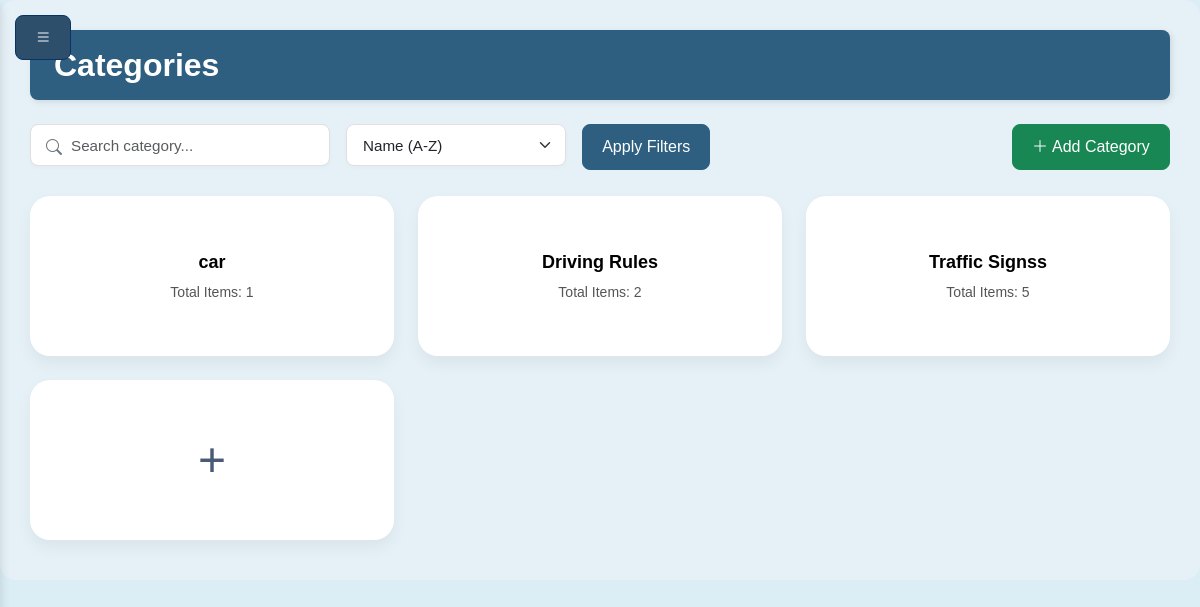
The app's page /categories.php (signed in) with its own data.
### tables this page shows
CREATE TABLE `categories` (
  `id` int(11) NOT NULL,
  `name` varchar(100) NOT NULL,
  `description` text DEFAULT NULL
);

### categories.php (the view, shortened to what this page needs)
<?php
include 'include/db.php';
$search = $_GET['search'] ?? '';
$sort = $_GET['sort'] ?? 'name_asc';
$where = [];
$params = [];
$where_sql = $where ? 'WHERE ' . implode(' AND ', $where) : '';
$sort_options = [
    'name_asc' => 'categories.name ASC',
    'name_desc' => 'categories.name DESC',
    'items_asc' => 'item_count ASC',
    'items_desc' => 'item_count DESC',
    'id_asc' => 'categories.id ASC',
    'id_desc' => 'categories.id DESC'
];
$order_by = $sort_options[$sort] ?? $sort_options['name_asc'];
$stmt = $conn->prepare("
    SELECT categories.*,
           (SELECT COUNT(*) FROM questions WHERE category_id = categories.id) +
           (SELECT COUNT(*) FROM quizzes WHERE category_id = categories.id) +
           (SELECT COUNT(*) FROM flashcards WHERE category_id = categories.id) as item_count
    FROM categories
    $where_sql
    ORDER BY $order_by");
$stmt->execute($params);
$categories = $stmt->fetchAll(PDO::FETCH_ASSOC);
?>
<?php include 'inc/header.php'; ?>
<div class="content-area">
    <div class="sticky-dashboard-bar px-4 py-3 mb-4">
        <h2 class="m-0 text-white fw-bold">Categories</h2>
    </div>
    <form method="GET" class="mb-3 d-flex gap-3 flex-wrap align-items-center">
        <div class="d-flex gap-3 flex-wrap flex-grow-1">
            <div class="search-wrapper" style="min-width: 200px; flex: 2; max-width: 300px;">
                <input type="text" name="search" placeholder="Search category..." value="<?= htmlspecialchars($search) ?>"
                       class="form-control">
            </div>
            <div class="sort-wrapper" style="min-width: 180px; flex: 1; max-width: 220px;">
                <select name="sort" class="form-select">
                    <option value="name_asc" <?= ($sort == 'name_asc') ? 'selected' : '' ?>>Name (A-Z)</option>
                </select>
            </div>
            <div class="button-group d-flex gap-2">
                <button type="submit" class="btn btn-primary">Apply Filters</button>
            </div>
        </div>
        <button type="button" class="btn btn-success ms-auto" data-bs-toggle="modal" data-bs-target="#addModal">
            <i class="bi bi-plus-lg me-1"></i>Add Category
        </button>
    </form>
    <div class="category-grid">
        <?php foreach ($categories as $cat): ?>
        <div class="category-card" data-bs-toggle="modal" data-bs-target="#editModal<?= $cat['id'] ?>">
            <div class="card-front">
                <div class="category-title"><?= htmlspecialchars($cat['name']) ?></div>
                <div class="category-meta">Total Items: <?= $cat['item_count'] ?></div>
            </div>
        </div>
        <?php endforeach; ?>
        <div class="category-card d-flex justify-content-center align-items-center text-center" data-bs-toggle="modal" data-bs-target="#addModal">
            <div style="font-size: 48px; color: #4a5a75;">+</div>
        </div>
    </div>
</div>
<?php include 'inc/footer.php'; ?>

### inc/header.php (style rules this page uses)
body { margin: 0; padding: 0; font-family: 'Arial', sans-serif; }
.content-area { margin-left: 0; transition: margin-left 0.3s ease; }

### categories.php (style rules this page uses)
body { background-color: #dbeef5; }
.form-control, .form-select { border-radius: 8px; border: 1px solid #e0e0e0; padding: 0.6rem 1rem; height: 42px; box-shadow: 0 2px 4px rgba(0, 0, 0, 0.02); transition: all 0.3s ease; font-size: 0.95rem; }
.search-wrapper, .sort-wrapper { position: relative; }
.search-wrapper .form-control { padding-left: 2.5rem; }
.search-wrapper::before { content: '\F52A'; font-family: "bootstrap-icons"; position: absolute; left: 1rem; top: 50%; transform: translateY(-50%); color: #6c757d; font-size: 1rem; pointer-events: none; }
.sort-wrapper .form-select { padding-right: 2rem; background-position: right 0.75rem center; }
.btn { padding: 0.6rem 1.2rem; border-radius: 8px; font-weight: 500; transition: all 0.3s ease; }
.btn-primary { background-color: #2e5f80; border-color: #2e5f80; }
.sticky-dashboard-bar { position: sticky; top: 0; z-index: 100; background-color: #2e5f80; border-radius: 8px; box-shadow: 2px 2px 6px rgba(0, 0, 0, 0.1); }
.content-area { background-color: #E5F1F7; padding: 30px; border-radius: 16px; }
.category-grid { display: grid; grid-template-columns: repeat(auto-fill, minmax(300px, 1fr)); gap: 24px; padding: 10px 0; }
.category-card { background: #fff; border-radius: 20px; box-shadow: 0 8px 16px rgba(0, 0, 0, 0.05); padding: 24px; transition: 0.3s ease all; height: 160px; position: relative; cursor: pointer; overflow: hidden; display: flex; align-items: center; justify-content: center; text-align: center; }
.card-front, .card-back { transition: opacity 0.3s ease; position: absolute; top: 0; left: 0; right: 0; bottom: 0; padding: 24px; display: flex; flex-direction: column; align-items: center; justify-content: center; }
.card-front { opacity: 1; }
.category-title { font-size: 18px; font-weight: 600; color: #000; margin-bottom: 6px; }
.category-meta { font-size: 14px; color: #555; }

### records on screen
categories: name "car", item_count "1"
categories: name "Driving Rules", item_count "2"
categories: name "Traffic Signss", item_count "5"
